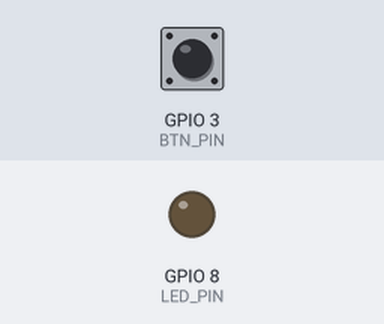
This sketch was run on a simulated ESP32-S3. Parts: output pins drawn as LEDs (lit = HIGH). The inputs (shaded band) are chosen by the test bench; at power-on: GPIO 3 (BTN_PIN) HIGH. What the sketch prints to the serial monitor is not drawn.

Above: at 1.7 s.
1.8 s: GPIO 3 (BTN_PIN) pulled LOW for 1 s
At 2.1 s:
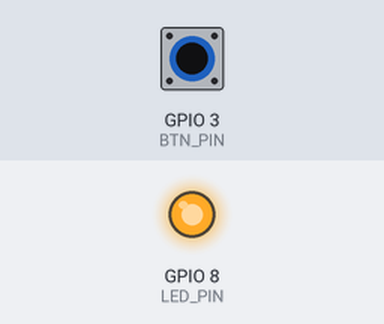
4.7 s: GPIO 3 (BTN_PIN) pulled LOW for 0.15 s
At 6.0 s:
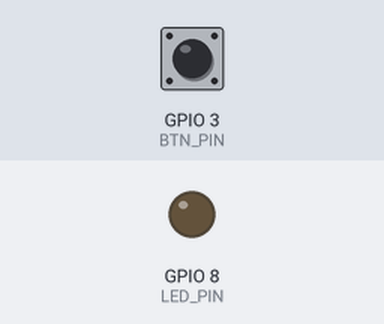
6.3 s: GPIO 3 (BTN_PIN) pulled LOW for 3.2 s
At 6.7 s:
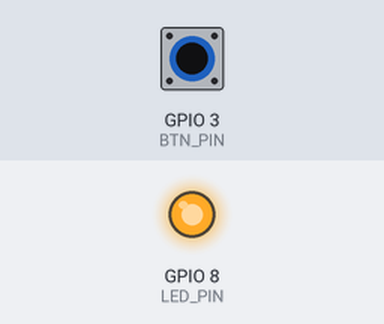
Timing chart, 0 to 11.4 s (numbered marks = the images above; inputs shaded):
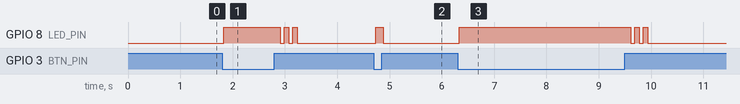

The sketch:

switch_test.ino
```cpp
/*
  Phase 5：微动开关测试
  ====================
  接线：
    开关 C  → ESP32 GP3
    开关 NO → ESP32 GND
    开关 NC → 不接（悬空）
  （注意：用 GP3 而不是 GP0，GP0 是 strapping pin，上电被拉低会进 bootloader）

  工作原理：
    - GP3 内部上拉到 3.3V（INPUT_PULLUP）
    - 未按下：开关断开 → GP3 = HIGH
    - 按下：开关闭通 → GP3 通过开关接 GND → GP3 = LOW
  检测 HIGH → LOW 的下降沿 = 按了一下。

  打开串口监视器（115200）：
    - 每按一下，串口打印 "PRESSED (#N)"
    - 长按 > 800ms 打印 "LONG PRESS"
    - 同时板载 LED 短暂闪烁作为视觉反馈
*/

#define BTN_PIN 3
#define LED_PIN 8           // 板载 LED（可能是 8 或 10，看 Phase 1 验证）

const unsigned long DEBOUNCE_MS    = 30;   // 去抖间隔
const unsigned long LONG_PRESS_MS  = 800;  // 长按阈值

int  lastStableState   = HIGH;
int  lastReadState     = HIGH;
unsigned long lastChangeMs = 0;
unsigned long pressStartMs = 0;
int  pressCount        = 0;

void flashLed(int times, int intervalMs) {
  for (int i = 0; i < times; i++) {
    digitalWrite(LED_PIN, HIGH);
    delay(intervalMs);
    digitalWrite(LED_PIN, LOW);
    delay(intervalMs);
  }
}

void setup() {
  Serial.begin(115200);
  delay(500);
  Serial.println("=== Switch test start ===");
  Serial.println("按一下微动开关试试...");

  pinMode(BTN_PIN, INPUT_PULLUP);
  pinMode(LED_PIN, OUTPUT);
  digitalWrite(LED_PIN, LOW);
}

void loop() {
  int reading = digitalRead(BTN_PIN);

  // 状态变化时记录时间戳（去抖起点）
  if (reading != lastReadState) {
    lastChangeMs  = millis();
    lastReadState = reading;
  }

  // 状态稳定超过 DEBOUNCE_MS 才认为是真变化
  if ((millis() - lastChangeMs) > DEBOUNCE_MS && reading != lastStableState) {
    lastStableState = reading;

    if (lastStableState == LOW) {
      // 下降沿：按下了
      pressStartMs = millis();
      pressCount++;
      Serial.printf("[%lu ms] PRESSED (#%d)\n", millis(), pressCount);
      digitalWrite(LED_PIN, HIGH);
    } else {
      // 上升沿：松开了
      unsigned long heldMs = millis() - pressStartMs;
      digitalWrite(LED_PIN, LOW);
      if (heldMs >= LONG_PRESS_MS) {
        Serial.printf("[%lu ms] RELEASED (LONG PRESS, %lums)\n", millis(), heldMs);
        flashLed(3, 80);
      } else {
        Serial.printf("[%lu ms] RELEASED (%lums)\n", millis(), heldMs);
      }
    }
  }
}
```

Measured:
- after the input at 1.8 s, GPIO 8 (LED_PIN): LOW → HIGH at once, then repeats every 0.16 s: LOW 0.08 s, HIGH 0.08 s, until it stays LOW from 3.2 s
- after the input at 4.7 s, GPIO 8 (LED_PIN): LOW → HIGH at once, → LOW 0.15 s later
- after the input at 6.3 s, GPIO 8 (LED_PIN): LOW → HIGH at once, then repeats every 0.16 s: LOW 0.08 s, HIGH 0.08 s, until it stays LOW from 9.9 s
